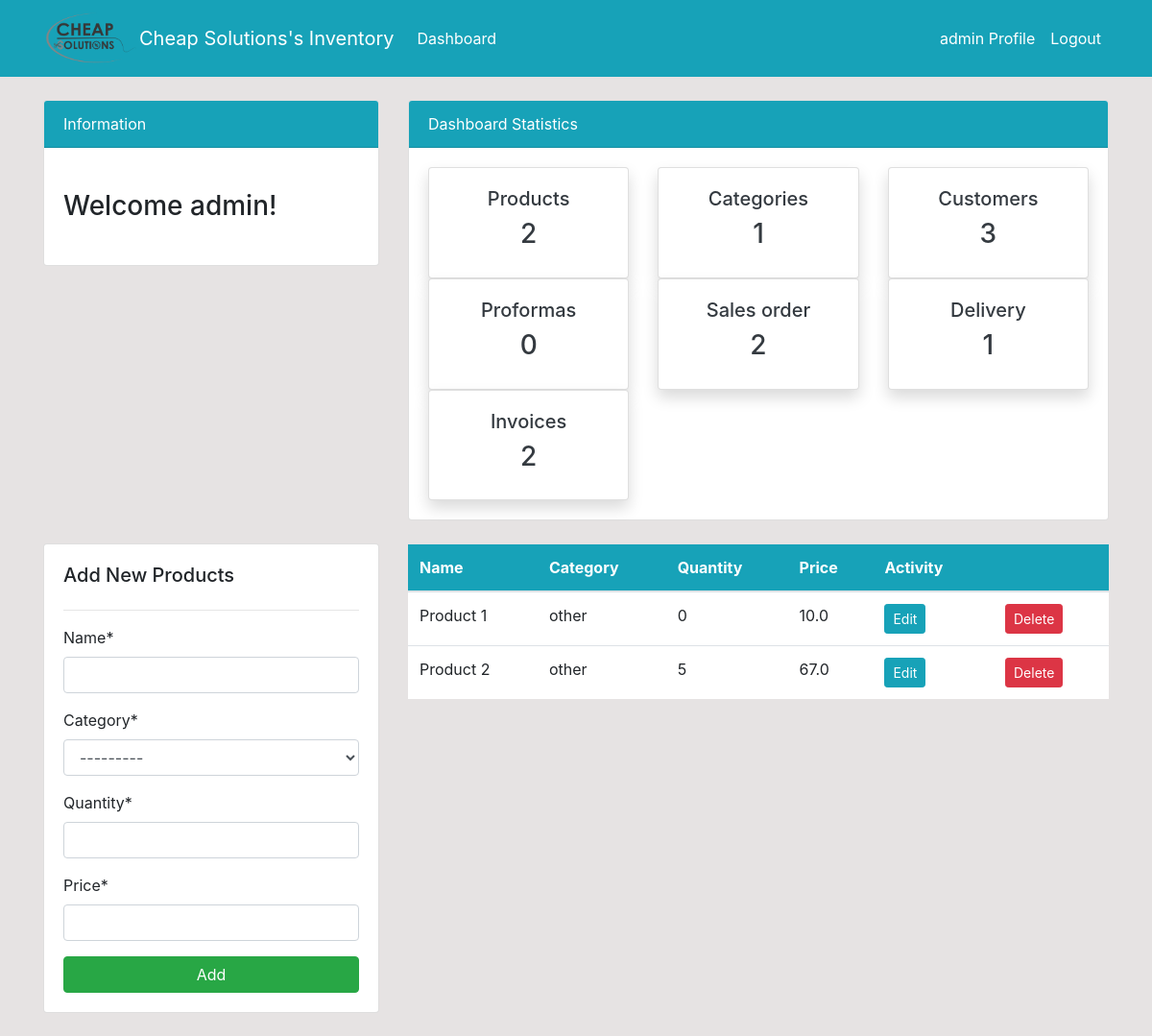
The app's page /products/ (signed in), older data.
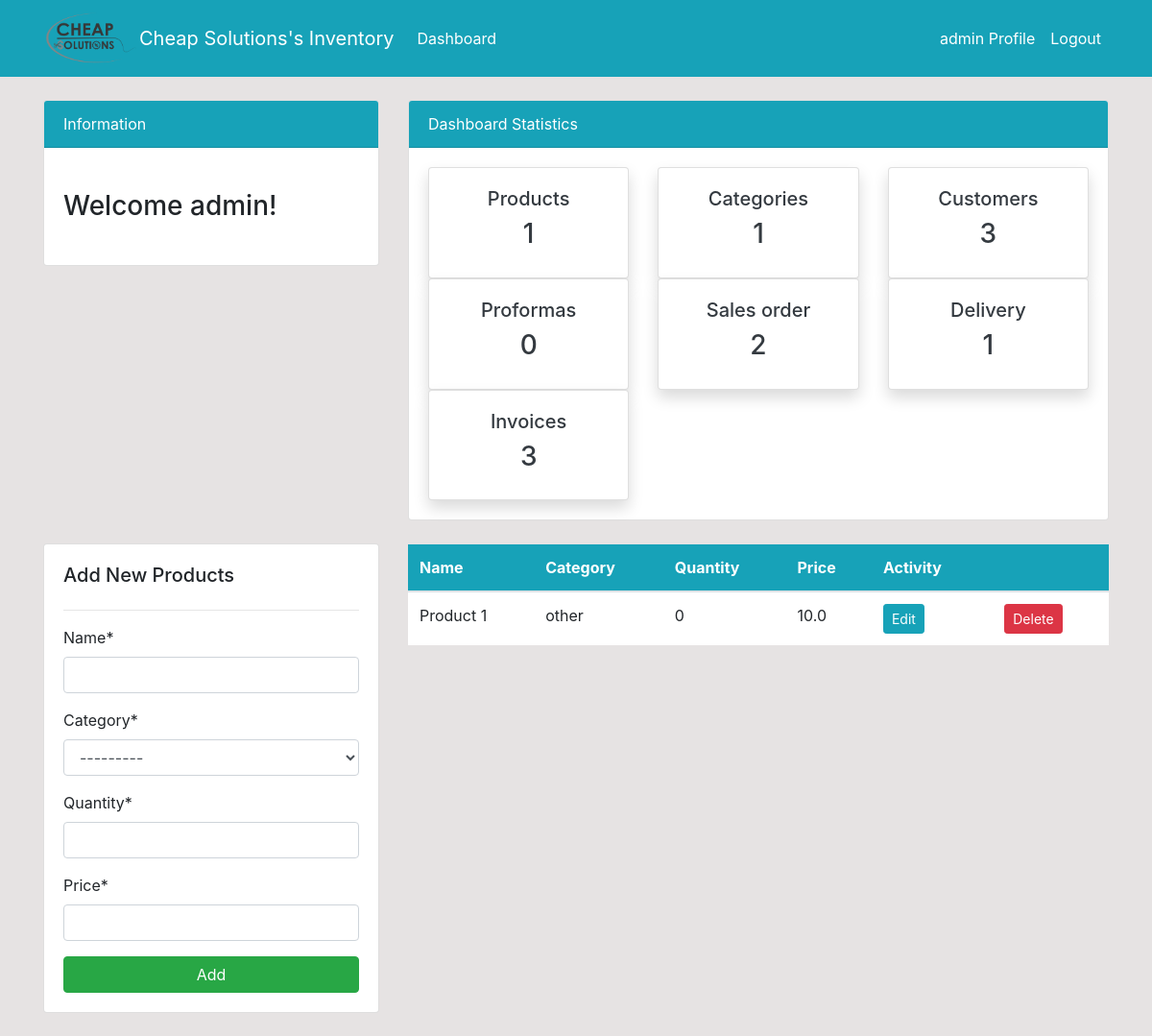
The same page, newer data.
### dashboard/models.py (models this page shows, shortened)
class Product(models.Model):
    name = models.CharField(max_length=500, unique=True, null = True)
    category = models.ForeignKey(Category,
                                 on_delete=models.SET_NULL,
                                 null=True)
    quantity = models.PositiveIntegerField(null=True)
    price = models.FloatField(null=True)

class Category(models.Model):
    name = models.CharField(max_length=500, help_text='')
    def __str__(self):
        return '{0}'.format(self.name)

### dashboard/views.py (the view)
# urls.py: path('products/', views.products, name='dashboard-products'),
@login_required(login_url='user-login')
def products(request):
    proforma = Proforma.objects.all().order_by('-id',)
    proforma_count = proforma.count()
    invoice_count = 0
    invoice = Invoice.objects.all().order_by('-id',)
    for inv in invoice:
        if inv.Type == "Invoice":
            invoice_count += 1
    invoice_salesorder_count = 0
    invoice = Invoice.objects.all().order_by('-id',)
    for inv in invoice:
        if inv.Type == "Sales Order":
            invoice_salesorder_count += 1
    invoice_delivery_count = 0
    invoice = Invoice.objects.all().order_by('-id',)
    for inv in invoice:
        if inv.Type == "Delivery":
            invoice_delivery_count += 1
    category = Category.objects.all()
    category_count = category.count()
    product = Product.objects.all().order_by('name',)
    product_count = product.count()
    customer = Customer.objects.all()
    customer_count = customer.count()
    order = Order.objects.all().order_by('-id',)
    order_count = order.count()
    product_quantity = Product.objects.filter(name='')
    """"""
    if request.method == 'POST':
        form = ProductForm(request.POST)
        if form.is_valid():
            form.save()
            product_name = form.cleaned_data.get('name')
            messages.success(request, f'{product_name} has been added')
            return redirect('dashboard-products')
    else:
        form = ProductForm()
    context = {
        'delivery': invoice_delivery_count,
        'salesorder': invoice_salesorder_count,
        'proforma':proformas_delete,
        'proforma_count':proforma_count,
        'invoice': invoice,
        'invoice_count': invoice_count,
        'category': category,
        'category_count': category_count,
        'product': product,
        'form': form,
        'customer_count': customer_count,
        'product_count': product_count,
        'order_count': order_count,
    }
    return render(request, 'dashboard/products.html', context)

### dashboard/forms.py
class ProductForm(forms.ModelForm):
    class Meta:
        model = Product
        fields = '__all__'

### templates/dashboard/products.html (shortened to what this page needs)
{% extends 'partials/base.html' %}
{% load crispy_forms_tags %}
{% block content %}
{% include 'partials/topside.html' %}
<div class="row my-4">
    <div class="col-md-4">
        <div class="card card-body">
            <h5>Add New Products</h5>
            <hr>
            <form method="POST">
                {{ form|crispy }}
                <input class="btn btn-success btn-block" type="submit" value="Add">
            </form>
        </div>
    </div>
    <div class="col-md-8">
        <table class="table bg-white">
            <thead class="bg-info text-white">
                <tr>
                    <th scope="col">Name</th>
                    <th scope="col">Category</th>
                    <th scope="col">Quantity</th>
                    <th scope ="col">Price</th>
                    <th scope="col">Activity</th>
                    <th scope="col"></th>
                </tr>
            </thead>
            <tbody>
                {% for product in product %}
                <tr>
                    <td>{{ product.name }}</td>
                    <td>{{ product.category }}</td>
                    <td>{{ product.quantity }}</td>
                    <td>{{ product.price }}</td>
                    <td>
                        <a class="btn btn-info btn-sm mr-2"
                            href="{% url 'dashboard-products-edit' product.id %}">Edit</a>
                    </td>
                    <td>
                      <a class="btn btn-danger btn-sm ml-2"
                            href="{% url 'dashboard-products-delete' product.id %}">Delete</a>
                    </td>
                </tr>
                {% endfor %}
            </tbody>
        </table>
    </div>
</div>
{% endblock %}

### templates/partials/topside.html (shortened to what the changed rows need)
<div class="row">
    <div class="col-md-8 mt-4">
        <div class="card">
            <div class="card-body">
                <div class="row">
                    <div class="col-md-4">
                        <a class="text-decoration-none text-dark" href="{% url 'dashboard-products' %}">
                            <div class="card my-card shadow">
                                <div class="card-body text-center">
                                    <h5>Products </h5>
                                    <h3>{{ product_count }}</h3>
                                </div>
                            </div>
                        </a>
                    </div>
                    <div class="col-md-4">
                        <a class="text-decoration-none text-dark" href="{% url 'dashboard-invoices' %}">
                            <div class="card my-card shadow">
                                <div class="card-body text-center">
                                    <h5>Invoices </h5>
                                    <h3>{{ invoice_count }}</h3>
                                </div>
                            </div>
                        </a>
                    </div>
                </div>
            </div>
        </div>
    </div>
</div>

Row changes from the older to the newer data that the page shows:
removed Product: name "Product 2", category "other", quantity "5", price "67.0"
Text that changed along with them:
{{ product_count }}: "2" → "1"
{{ invoice_count }}: "2" → "3"
